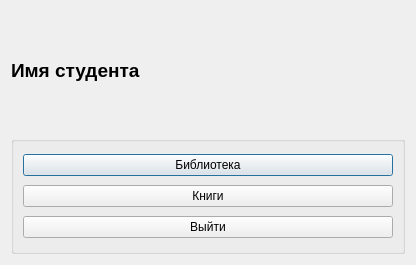
<?xml version="1.0" encoding="UTF-8"?>
<ui version="4.0">
 <class>Studentform</class>
 <widget class="QDialog" name="Studentform">
  <property name="geometry">
   <rect>
    <x>0</x>
    <y>0</y>
    <width>416</width>
    <height>265</height>
   </rect>
  </property>
  <property name="windowTitle">
   <string>Студент</string>
  </property>
  <layout class="QVBoxLayout" name="verticalLayout_2">
   <item>
    <widget class="QLabel" name="label">
     <property name="text">
      <string>&lt;html&gt;&lt;head/&gt;&lt;body&gt;&lt;p&gt;&lt;span style=&quot; font-size:14pt; font-weight:700;&quot;&gt;Имя студента&lt;/span&gt;&lt;/p&gt;&lt;/body&gt;&lt;/html&gt;</string>
     </property>
    </widget>
   </item>
   <item>
    <widget class="QGroupBox" name="groupBox">
     <property name="title">
      <string/>
     </property>
     <layout class="QVBoxLayout" name="verticalLayout">
      <item>
       <widget class="QPushButton" name="ButtonLibrarian">
        <property name="text">
         <string>Библиотека</string>
        </property>
       </widget>
      </item>
      <item>
       <widget class="QPushButton" name="ButtonBooks">
        <property name="text">
         <string>Книги</string>
        </property>
       </widget>
      </item>
      <item>
       <widget class="QPushButton" name="Vihod">
        <property name="text">
         <string>Выйти</string>
        </property>
       </widget>
      </item>
     </layout>
    </widget>
   </item>
  </layout>
 </widget>
 <resources/>
 <connections/>
</ui>
